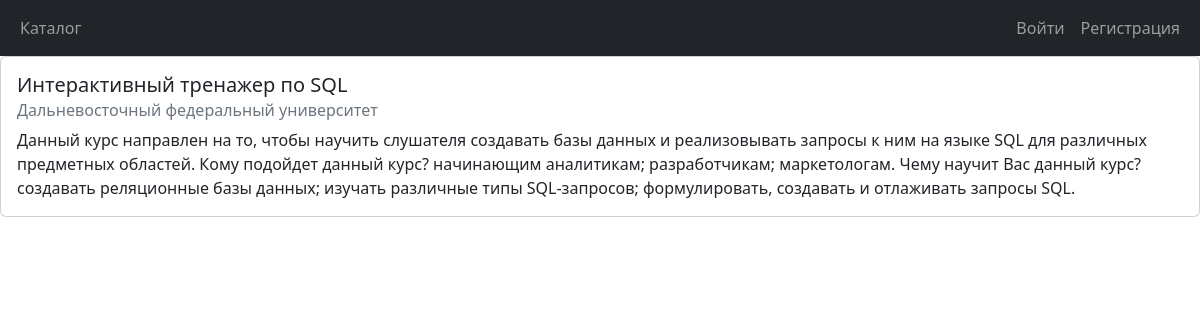
The app's page /catalog/1/, older data.
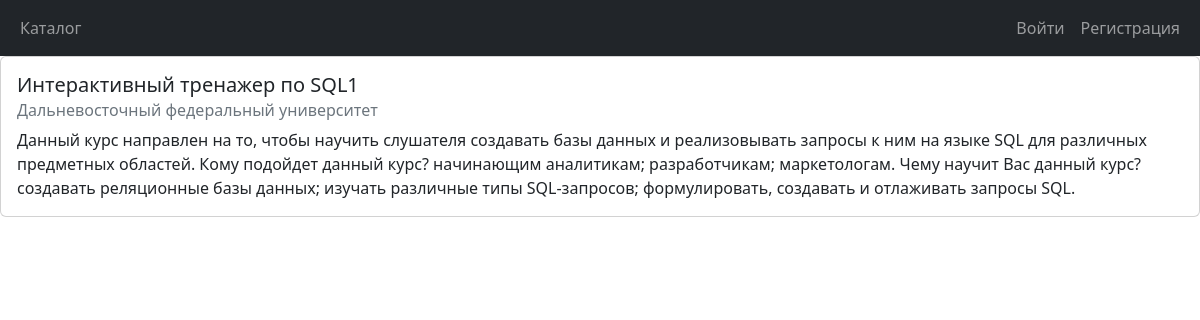
The same page, newer data.
### courses/models.py (models this page shows, shortened)
class Course(models.Model):
    title = models.CharField(max_length=100, verbose_name='Название')
    author = models.CharField(max_length=100, verbose_name='Автор')
    description = models.TextField(verbose_name='Описание курса')
    class Meta:
        verbose_name = 'Курс'
        verbose_name_plural = 'Курсы'

### courses/views.py (the view)
# urls.py: path('catalog/<int:pk>/', DetailCourseView.as_view(), name='course-detail'),
class DetailCourseView(DetailView):
    model = Course
    template_name = "courses/detail.html"

### courses/templates/courses/detail.html (shortened to what this page needs)
{% extends "courses/index.html" %}
{% block content %}
    <div class="card ml-5">
      <div class="card-body">
        <h5 class="card-title">{{ object.title }}</h5>
        <h6 class="card-subtitle mb-2 text-muted">{{ object.author }}</h6>
        <p class="card-text"> {{ object.description }}</p>
    </div>
{% endblock content %}

Row changes from the older to the newer data that the page shows:
changed Course "Дальневосточный федеральный университет": title "Интерактивный тренажер по SQL" → "Интерактивный тренажер по SQL1"
